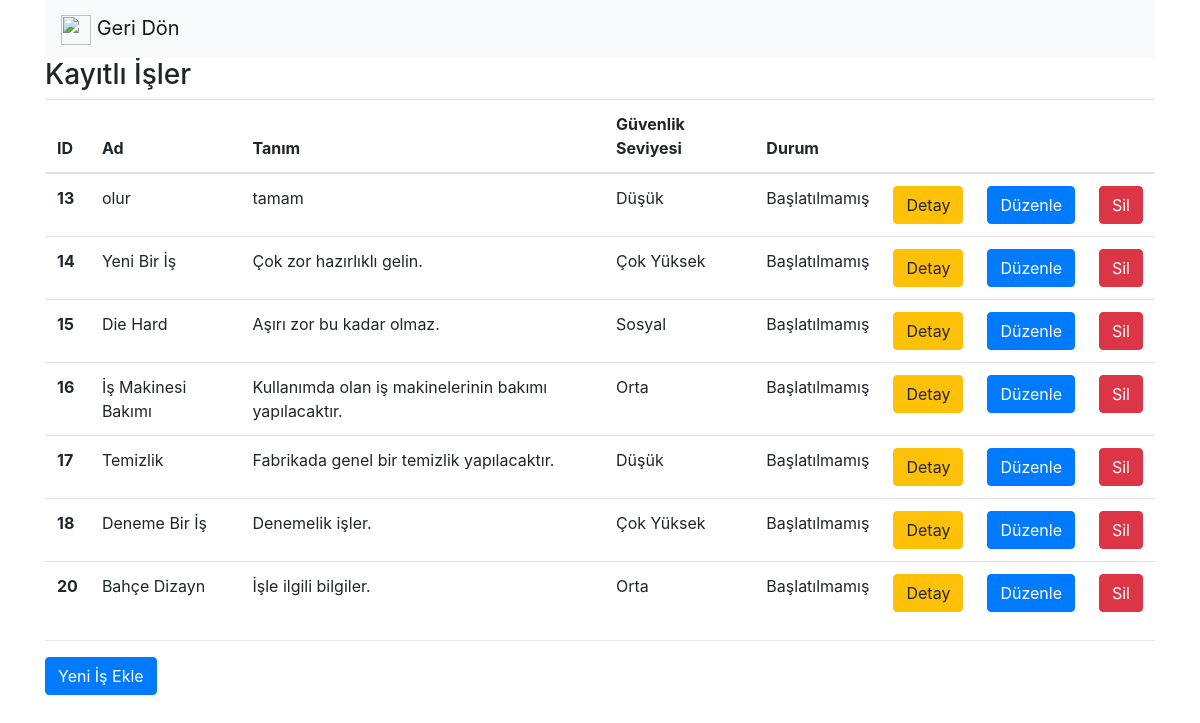
The page /isListe on the database as committed earlier.
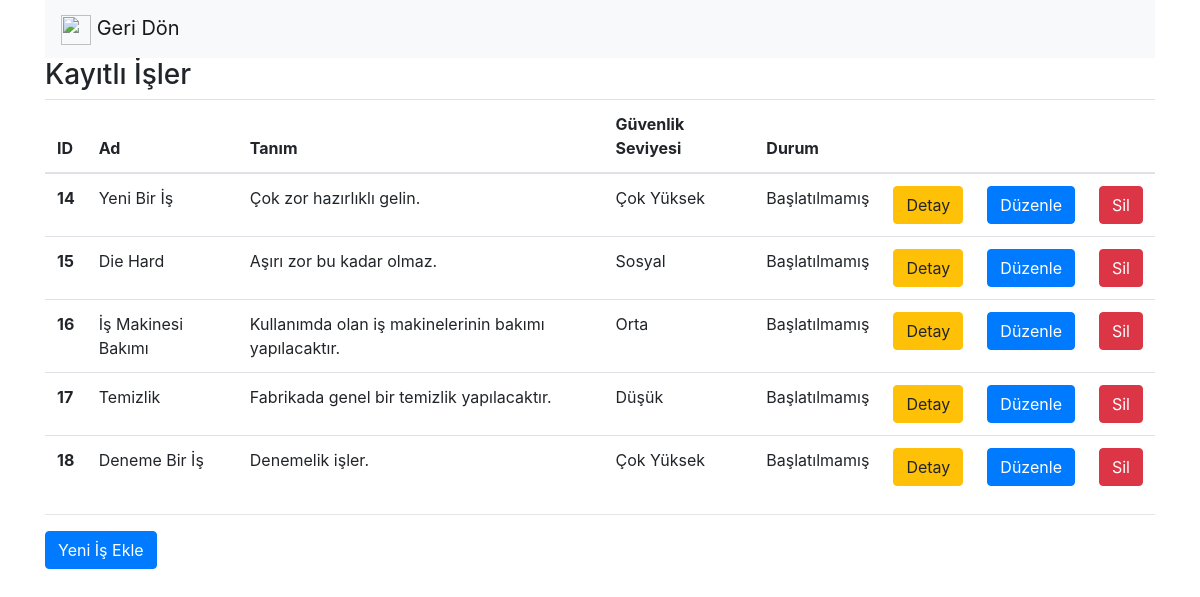
The same page on the database as committed later.
### safeputapp/models.py (models this page shows, shortened)
class Is(models.Model):
    ad = models.CharField(max_length = 50, verbose_name = "Ad")
    tanim = models.CharField(max_length = 250, verbose_name = "Tanım")
    fatura_no = models.CharField(max_length = 20, verbose_name = "Fatura Numarası")
    guvenlik_seviye = models.ForeignKey(GuvenlikSeviye, on_delete = models.CASCADE, verbose_name = "Güvenlik Seviyesi")
    is_durum = models.ForeignKey(IsDurum, on_delete = models.CASCADE, verbose_name = "Durum")
    aktifmi = models.BooleanField(verbose_name = "Aktif mi?", default = True)
    firma_id = models.ForeignKey(Firma, on_delete = models.CASCADE, verbose_name = "Firma")
    olusturma_tarihi = models.DateTimeField(auto_now_add = True, blank = True, verbose_name = "Oluşturma Tarihi")
    duzunleme_tarihi = models.DateTimeField(verbose_name = "Duzenleme Tarihi", blank = True, null = True)
    baglanti = models.CharField(max_length = 100, verbose_name = "Bağlantı")

class GuvenlikSeviye(models.Model):
    ad = models.CharField(max_length = 50, verbose_name = "Ad", null = False, blank = False)
    def __unicode__(self):
        return self.ad

class IsDurum(models.Model):
    tanim = models.CharField(max_length = 50, verbose_name = "Tanım", null = False, blank = False)
    def __unicode__(self):
        return self.tanim

### safeputapp/views.py (the view)
# urls.py: url(r'^isListe', isListe),
def isListe(request):
    isler = Is.objects.all()
    return render(request, "isListe.html", { "isler" : isler })

### safeputapp/templates/isListe.html (shortened to what this page needs)
<!DOCTYPE html>
    <html>
        <head>
        <link rel="stylesheet" href="https://maxcdn.bootstrapcdn.com/bootstrap/4.0.0/css/bootstrap.min.css">
        </head>
        <body>
            <div class="container">
                <nav class="navbar navbar-light bg-light">
                    <a class="navbar-brand" href="anasayfa">
                        <img src="https://image.flaticon.com/icons/svg/118/118739.svg" width="30" height="30" alt=""> Geri Dön
                    </a>
                </nav>
                <h3>Kayıtlı İşler</h3>
                    {% if isler %}
                        <table class="table">
                            <thead>
                                <tr>
                                <th scope="col">ID</th>
                                <th scope="col">Ad</th>
                                <th scope="col">Tanım</th>
                                <th scope="col">Güvenlik Seviyesi</th>
                                <th scope="col">Durum</th>
                                <th scope="col"></th>
                                <th scope="col"></th>
                                <th scope="col"></th>
                                </tr>
                            </thead>
                            <tbody>
                                {% for mevcutIs in isler %}
                                    {% if mevcutIs.aktifmi %}
                                        <tr>
                                            <th scope="row"> {{ mevcutIs.id }} </th>
                                            <td> {{ mevcutIs.ad }} </td>
                                            <td> {{ mevcutIs.tanim }} </td>
                                            <td> {{ mevcutIs.guvenlik_seviye }} </td>
                                            <td> {{ mevcutIs.is_durum }} </td>
                                            <td><a href="/isDetay/{{mevcutIs.id}}" class="btn btn-warning">Detay</td>
                                            <td><a href="/isDuzenle/{{mevcutIs.id}}" class="btn btn-primary">Düzenle</td>
                                            <td><a href="/isSil/{{mevcutIs.id}}" class="btn btn-danger">Sil</td>
                                        </tr>
                                    {% endif %}
                                {% endfor %}
                            </tbody>
                        </table>
                    {% else %}
                        <div class="alert alert-danger">
                            Kayıt bulunamadı.
                        </div>
                    {% endif %}
                <hr>
                <a href="isEkle" class="btn btn-primary"> Yeni İş Ekle </a>
            </div>
        </body>
</html>

Rows that differ between the two databases and show on the page:
no longer on this page (row edited): Is: id "13", ad "olur", tanim "tamam", guvenlik_seviye "Düşük", is_durum "Başlatılmamış"
no longer on this page (row edited): Is: id "20", ad "Bahçe Dizayn", tanim "İşle ilgili bilgiler.", guvenlik_seviye "Orta", is_durum "Başlatılmamış"
